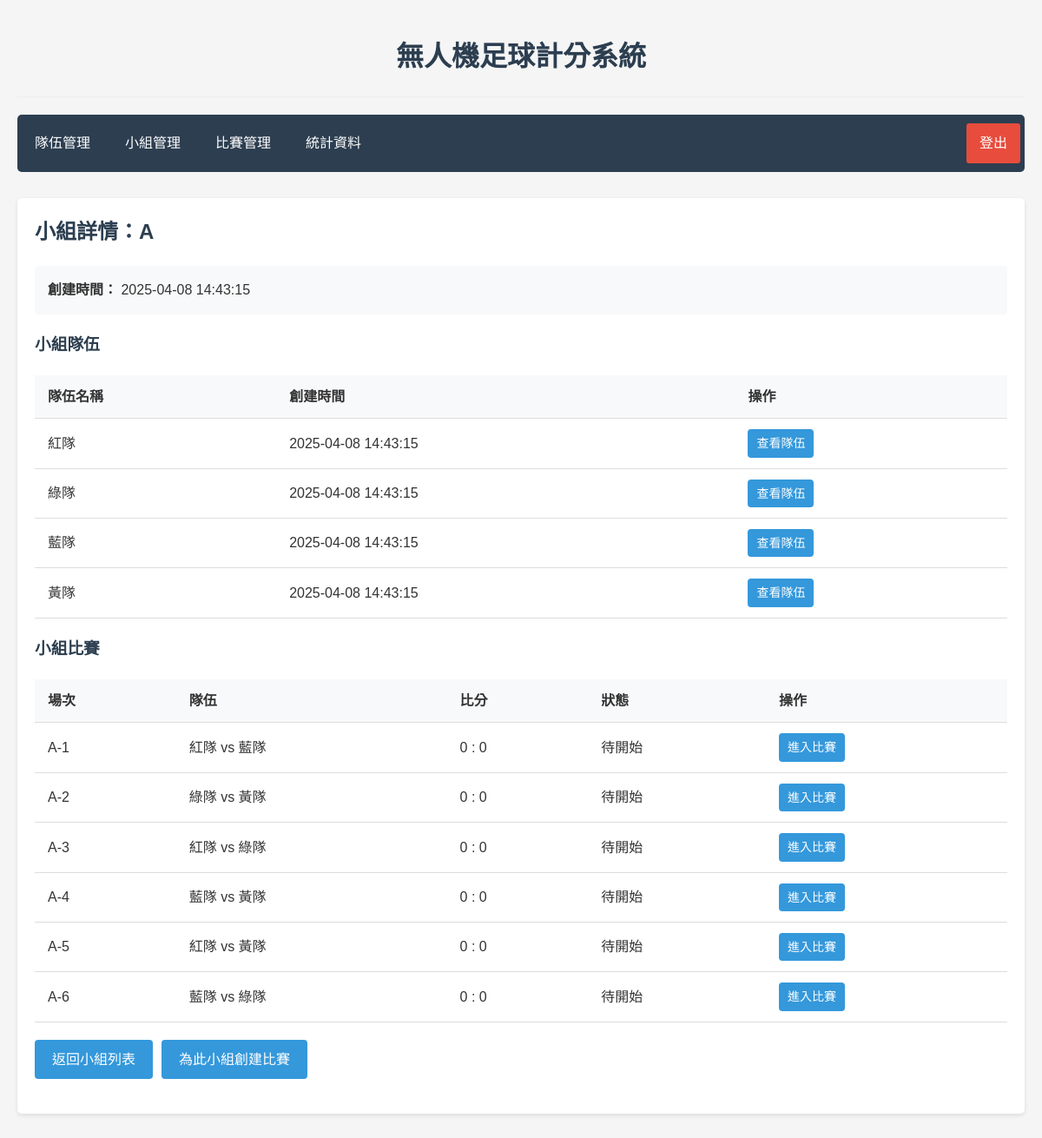
Screenshot of /modules/creategroup/view.php?id=1 (signed in) with the database file from the repository.
### tables this page shows
CREATE TABLE IF NOT EXISTS team_groups (
    group_id INT AUTO_INCREMENT PRIMARY KEY,
    group_name CHAR(1) NOT NULL UNIQUE,
    max_teams INT DEFAULT 4 NOT NULL,
    created_at TIMESTAMP DEFAULT CURRENT_TIMESTAMP
);

CREATE TABLE IF NOT EXISTS teams (
    team_id INT AUTO_INCREMENT PRIMARY KEY,
    team_name VARCHAR(100) NOT NULL,
    group_id INT NULL,
    created_at TIMESTAMP DEFAULT CURRENT_TIMESTAMP,
    FOREIGN KEY (group_id) REFERENCES team_groups(group_id) ON DELETE SET NULL
);

CREATE TABLE IF NOT EXISTS matches (
    match_id INT AUTO_INCREMENT PRIMARY KEY,
    match_number VARCHAR(20) NOT NULL,
    group_id INT NULL,
    team1_id INT NOT NULL,
    team2_id INT NOT NULL,
    team1_score INT DEFAULT 0,
    team2_score INT DEFAULT 0,
    match_type ENUM('group', 'knockout', 'final') NOT NULL DEFAULT 'group',
    tournament_stage VARCHAR(50) NULL,  
    match_status ENUM('pending', 'active', 'completed', 'overtime') DEFAULT 'pending',
    winner_team_id INT NULL,
    match_date DATETIME,
    match_duration INT DEFAULT 40,  
    created_at TIMESTAMP DEFAULT CURRENT_TIMESTAMP,
    FOREIGN KEY (group_id) REFERENCES team_groups(group_id) ON DELETE SET NULL,
    FOREIGN KEY (team1_id) REFERENCES teams(team_id) ON DELETE CASCADE,
    FOREIGN KEY (team2_id) REFERENCES teams(team_id) ON DELETE CASCADE,
    FOREIGN KEY (winner_team_id) REFERENCES teams(team_id) ON DELETE SET NULL
);

### src/modules/creategroup/view.php (the view, shortened to what this page needs)
<?php
$db = Database::getInstance();
$pdo = $db->getConnection();
$group_id = $_GET['id'] ?? 0;
$stmt = $pdo->prepare("SELECT * FROM team_groups WHERE group_id = ?");
$stmt->execute([$group_id]);
$group = $stmt->fetch();
$stmt = $pdo->prepare("SELECT * FROM teams WHERE group_id = ? ORDER BY team_name");
$stmt->execute([$group_id]);
$teams = $stmt->fetchAll();
$stmt = $pdo->prepare("
    SELECT m.*,
           t1.team_name as team1_name,
           t2.team_name as team2_name
    FROM matches m
    JOIN teams t1 ON m.team1_id = t1.team_id
    JOIN teams t2 ON m.team2_id = t2.team_id
    WHERE m.group_id = ?
    ORDER BY m.match_number
");
$stmt->execute([$group_id]);
$matches = $stmt->fetchAll();
include __DIR__ . '/../../includes/header.php';
?>
<div class="detail-section">
    <h2>小組詳情：<?= htmlspecialchars($group['group_name']) ?></h2>
    <div class="group-info">
        <p><strong>創建時間：</strong> <?= htmlspecialchars($group['created_at']) ?></p>
    </div>
    <h3>小組隊伍</h3>
    <?php if (count($teams) > 0): ?>
        <table class="data-table">
            <thead>
                <tr>
                    <th>隊伍名稱</th>
                    <th>創建時間</th>
                    <th>操作</th>
                </tr>
            </thead>
            <tbody>
                <?php foreach ($teams as $team): ?>
                <tr>
                    <td><?= htmlspecialchars($team['team_name']) ?></td>
                    <td><?= htmlspecialchars($team['created_at']) ?></td>
                    <td>
                        <a href="../../modules/createteam/view.php?id=<?= $team['team_id'] ?>" class="button small">查看隊伍</a>
                    </td>
                </tr>
                <?php endforeach; ?>
            </tbody>
        </table>
    <?php else: ?>
        <p class="no-data">此小組暫無隊伍</p>
    <?php endif; ?>
    <h3>小組比賽</h3>
    <?php if (count($matches) > 0): ?>
        <table class="data-table">
            <thead>
                <tr>
                    <th>場次</th>
                    <th>隊伍</th>
                    <th>比分</th>
                    <th>狀態</th>
                    <th>操作</th>
                </tr>
            </thead>
            <tbody>
                <?php foreach ($matches as $match): ?>
                <tr>
                    <td><?= htmlspecialchars($match['match_number']) ?></td>
                    <td>
                        <?= htmlspecialchars($match['team1_name']) ?> vs <?= htmlspecialchars($match['team2_name']) ?>
                    </td>
                    <td>
                        <?= htmlspecialchars($match['team1_score']) ?> : <?= htmlspecialchars($match['team2_score']) ?>
                    </td>
                    <td>
                        <?php
                        $status = '';
                        switch ($match['match_status']) {
                            case 'pending':
                                $status = '待開始';
                                break;
                        }
                        echo htmlspecialchars($status);
                        ?>
                    </td>
                    <td>
                        <?php if ($match['match_status'] === 'pending'): ?>
                            <a href="../../modules/competition/play.php?match_id=<?= $match['match_id'] ?>" class="button small">進入比賽</a>
                        <?php elseif ($match['match_status'] === 'completed'): ?>
                            <a href="../../modules/creatematches/view.php?id=<?= $match['match_id'] ?>" class="button small">查看結果</a>
                        <?php endif; ?>
                    </td>
                </tr>
                <?php endforeach; ?>
            </tbody>
        </table>
    <?php else: ?>
        <p class="no-data">此小組暫無比賽</p>
    <?php endif; ?>
    <div class="action-links">
        <a href="list.php" class="button">返回小組列表</a>
        <a href="../../modules/creatematches/create.php?group_id=<?= $group_id ?>" class="button">為此小組創建比賽</a>
    </div>
</div>
<?php include __DIR__ . '/../../includes/footer.php'; ?>

### src/assets/css/style.css (style rules this page uses)
* { margin: 0; padding: 0; box-sizing: border-box; }
body { font-family: 'Microsoft JhengHei', Arial, sans-serif; background-color: #f5f5f5; color: #333; line-height: 1.6; }
h1, h2, h3 { margin-bottom: 20px; color: #2c3e50; }
button, .button { display: inline-block; background-color: #3498db; color: #fff; border: none; padding: 10px 20px; border-radius: 4px; cursor: pointer; text-decoration: none; font-size: 16px; transition: background-color 0.3s; }
.button.small { padding: 5px 10px; font-size: 14px; }
.data-table { width: 100%; border-collapse: collapse; margin-bottom: 20px; }
.data-table th, .data-table td { padding: 12px 15px; text-align: left; border-bottom: 1px solid #ddd; }
.data-table th { background-color: #f8f9fa; font-weight: bold; }
.detail-section { background-color: #fff; padding: 20px; border-radius: 5px; box-shadow: 0 2px 5px rgba(0, 0, 0, 0.1); margin-bottom: 30px; }
.group-info, .team-info, .match-info { background-color: #f8f9fa; padding: 15px; border-radius: 4px; margin-bottom: 20px; }
.action-links { margin: 20px 0; display: flex; gap: 10px; }

### rows the page displays
team_groups: group_name "A", created_at "2025-04-08 14:43:15"
teams: team_name "紅隊", created_at "2025-04-08 14:43:15"
teams: team_name "綠隊", created_at "2025-04-08 14:43:15"
teams: team_name "藍隊", created_at "2025-04-08 14:43:15"
teams: team_name "黃隊", created_at "2025-04-08 14:43:15"
matches: match_number "A-1", team1.team_name "紅隊", team2.team_name "藍隊", team1_score "0", team2_score "0", match_status "待開始"
matches: match_number "A-2", team1.team_name "綠隊", team2.team_name "黃隊", team1_score "0", team2_score "0", match_status "待開始"
matches: match_number "A-3", team1.team_name "紅隊", team2.team_name "綠隊", team1_score "0", team2_score "0", match_status "待開始"
matches: match_number "A-4", team1.team_name "藍隊", team2.team_name "黃隊", team1_score "0", team2_score "0", match_status "待開始"
matches: match_number "A-5", team1.team_name "紅隊", team2.team_name "黃隊", team1_score "0", team2_score "0", match_status "待開始"
matches: match_number "A-6", team1.team_name "藍隊", team2.team_name "綠隊", team1_score "0", team2_score "0", match_status "待開始"
